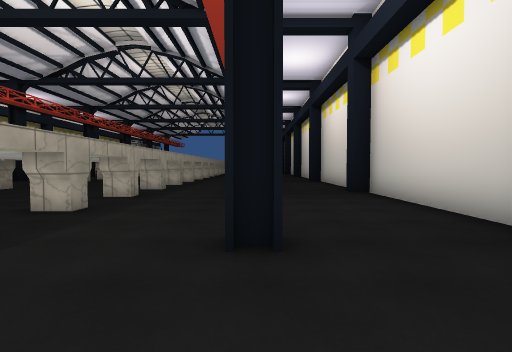
view 1 (above)

19 first-person views from a walk through a Unity game level. The camera is 1.5 m above the floor, tilts 2° down and sees 85° across. The floor is counted in squares, 2 m on a side. Each view is taken from the middle of a square. On the plan, view 1 faces up. The plan holds only what a view shows up to about 10 squares ahead; the rest is blank. The place goes on beyond the plan. Some animated figures are left out. Some surface patterns are stand-ins.

view 2
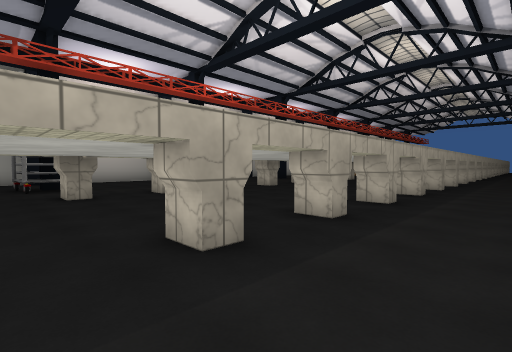

view 3
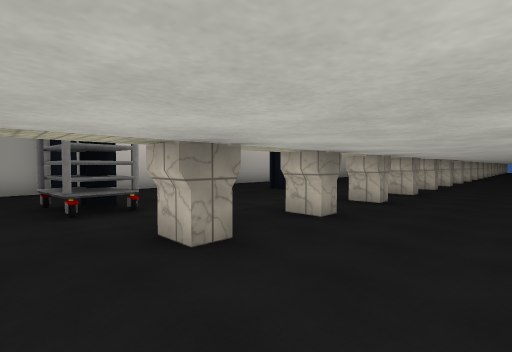

view 4
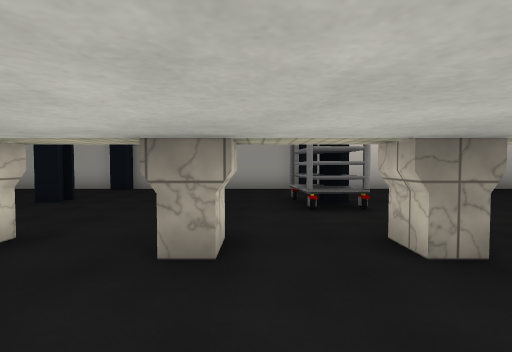

view 5
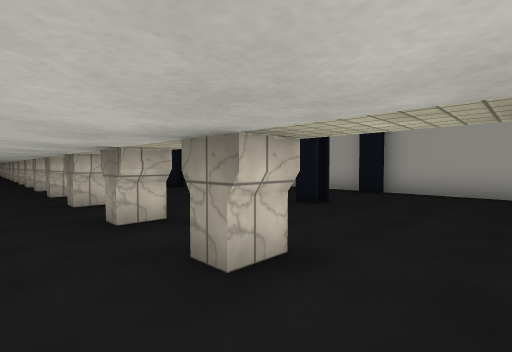

view 6
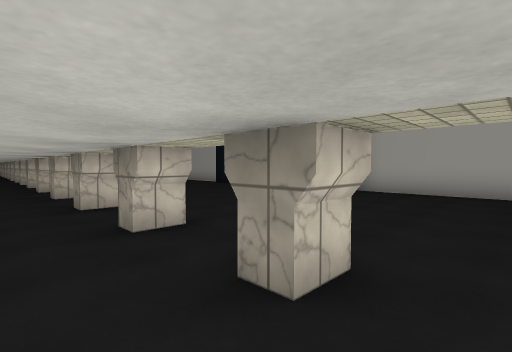

view 7
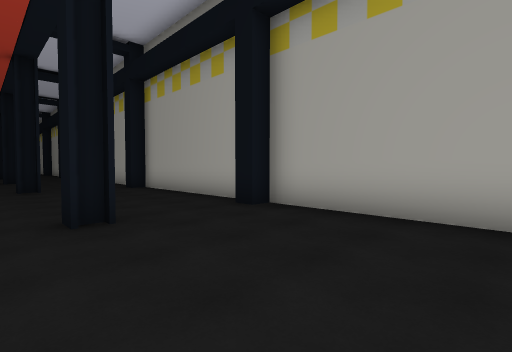

view 8
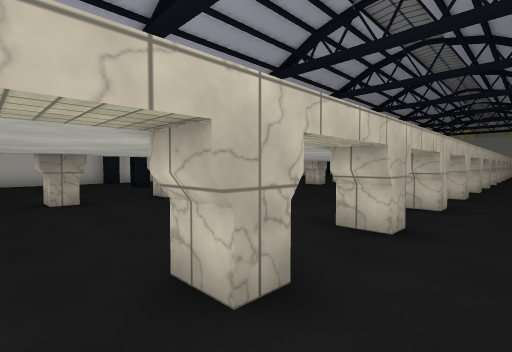

view 9
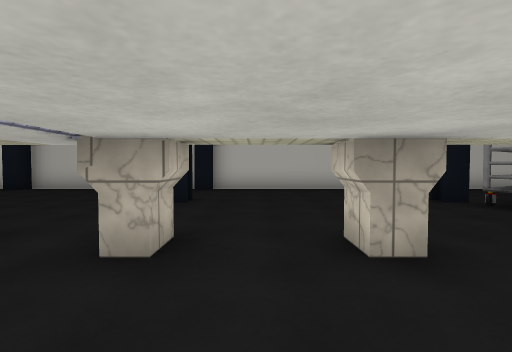

view 10
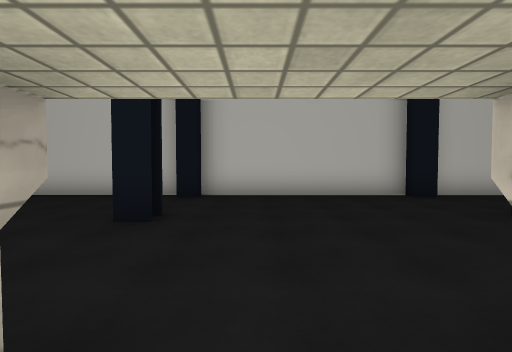

view 11
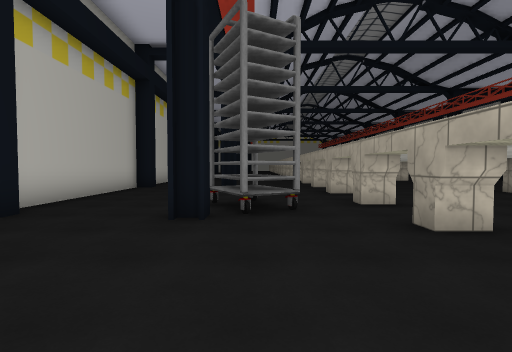

view 12
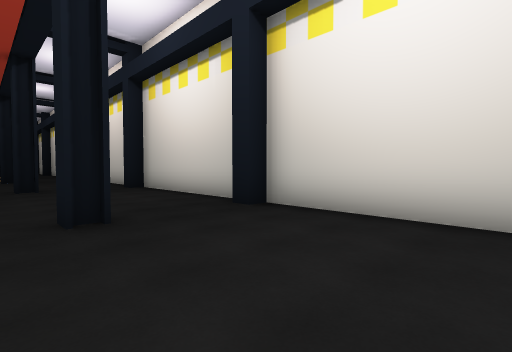

view 13
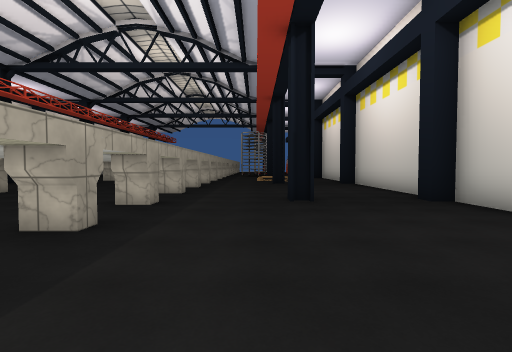

view 14
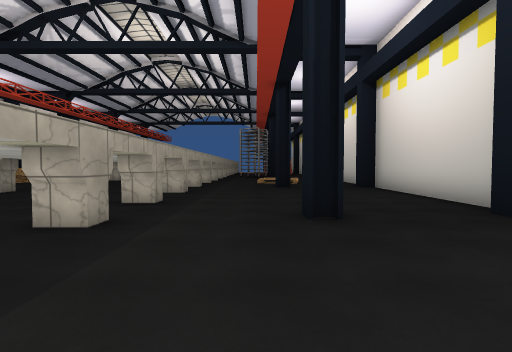

view 15
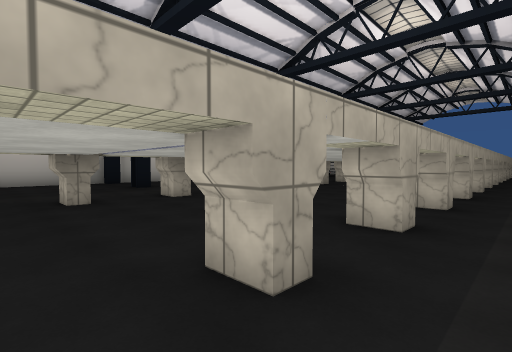

view 16
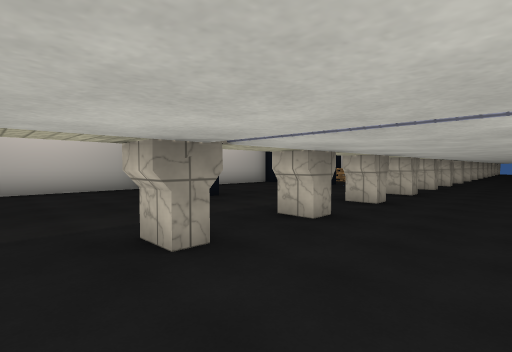

view 17
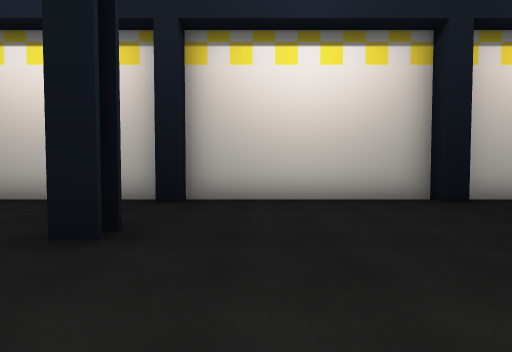

view 18
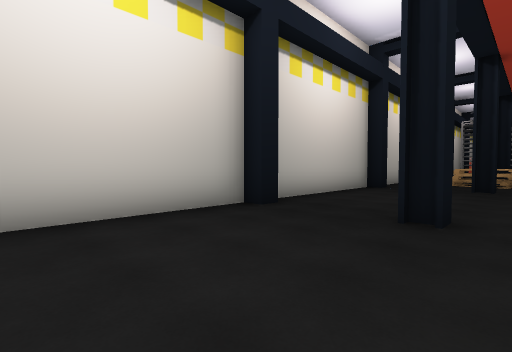

view 19
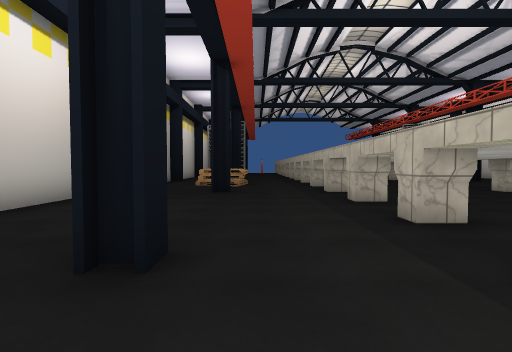

### Floor plan
Key: @ floor where view 1 was taken; # wall or solid block; . floor; = window, fence, low wall or low ledge.
Columns run from 16 left of view 1 to 4 right of it. Each row starts with its distance up from view 1.
 20 ##..#...........#  ##
 19 #................ ..#
 18 #......#.....#......#
 17 #...................#
 16 #......#.....#......#
 15 #...................#
 14 ##..#..#.....#..#..##
 13 #...................#
 12 #...................#
 11 #......#.....#......#
 10 #...................#
  9 #......#.....#......#
  8 ##..#...........#..##
  7 #......#.....#......#
  6 #...................#
  5 #..  ..#.....#......#
  4 #...................#
  3 ##..#=.#.....#..#..##
  2 #...##..............#
  1 #...................#
  0 #......#..     .@...#
 -1 #.........    ......#
 -2 #......#..    .....
 -3 ##..#.....  ....#..##
 -4 #......#.. ..#......#
 -5 #...................#
 -6 #......#.....#......#
 -7 #...................#
 -8 #......#.. ..#......#
 -9 ##..#..... .....#..##
-10 #..............=#...#
-11 #......#.....#.#....#
-12 #...................#
-13 #......#.....#.   ..#
-14 #........... ..   ..#
-15 ##..#..#...  #.    ##
-16    ..  ..

Where each view was taken, in squares from view 1:
view 1: 0 up, 0 right, facing up
view 2: 1 up, 1 left, facing up-left
view 3: 1 up, 6 left, facing up-left
view 4: 1 up, 6 left, facing left
view 5: 0 up, 7 left, facing down-left
view 6: 5 down, 7 left, facing down-left
view 7: 5 down, 11 left, facing down-left
view 8: 5 down, 10 left, facing down-right
view 9: 5 down, 6 left, facing right
view 10: 5 down, 4 left, facing right
view 11: 5 down, 1 left, facing down
view 12: 4 up, 1 left, facing up-right
view 13: 8 up, 1 left, facing up
view 14: 10 up, 1 left, facing up
view 15: 10 up, 2 left, facing up-left
view 16: 10 up, 6 left, facing up-left
view 17: 10 up, 9 left, facing left
view 18: 10 up, 11 left, facing up-left
view 19: 12 up, 11 left, facing up
